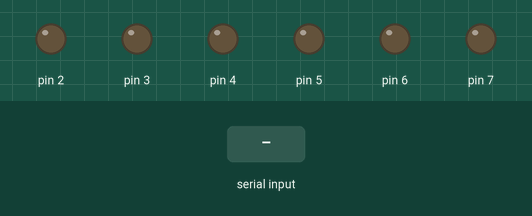
Simulated run of this sketch. Board: Arduino Uno, built with avr-gcc and run on an emulated ATmega328P. Shown: output pins drawn as LEDs (lit = HIGH). Inputs (shaded band) come from the test bench.

Above: at 1.2 s.
1.3 s: "1" received over Serial
At 2.1 s:
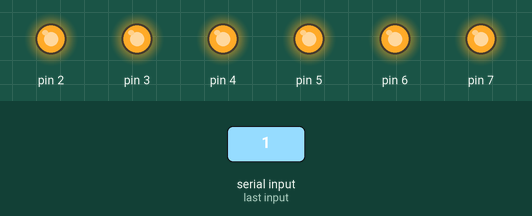
Timing chart, 0 to 4.3 s (numbered marks = the images above; inputs shaded):
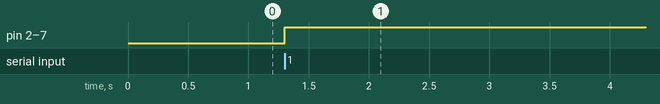

The sketch:

mindlight.ino
```cpp
#define MODE_SWITCH_CHAR '1'

enum flashlight_state {
  ALL_OFF,
  ALL_ON,
  ALL_STROBE
};

flashlight_state mode = ALL_OFF;
char serial_data;
unsigned long prev_millis = 0;
int interval = 500; // 500 milliseconds
bool strobe_lights_on = false;

void all_off() {
  for (int x = 2; x < 8; x++) {
    digitalWrite(x, LOW);
  }
}

void all_on() {
  for (int x = 2; x < 8; x++) {
    digitalWrite(x, HIGH);
  }
}

void all_strobe() {
  if (millis() - prev_millis >= interval) {
    // Switch between on and off for a strobe effect
    strobe_lights_on = !strobe_lights_on;

    if (strobe_lights_on) {
      all_on();
    } else {
      all_off();
    }

    prev_millis = millis();
  }
}

void setup() {
  Serial.begin(9600);
  for (int x = 2; x < 8; x++) {
    pinMode(x, OUTPUT);
  }
}

void loop() {
  if (Serial.available()) {
    // receive data from MindWave
    serial_data = Serial.read();

    if (serial_data == MODE_SWITCH_CHAR) {
      mode = mode + 1;
      // If the mode is out of bounds, restart with all off
      mode = mode > ALL_STROBE ? ALL_OFF : mode;
    }
  }

  // the value of prev_millis should stay consistent with
  // millis unless the light is on strobe mode
  if (mode != ALL_STROBE) {
    prev_millis = millis();
  }

  switch (mode) {
    case ALL_OFF:
      all_off();
      break;
    case ALL_ON:
      all_on();
      break;
    case ALL_STROBE:
      all_strobe();
      break;
    default:
      // shouldn't reach here, but it exists as a precaution
      all_off();
      break;
  }
}
```

Measured:
- after the input at 1.3 s, pin 2–7: LOW → HIGH at once
